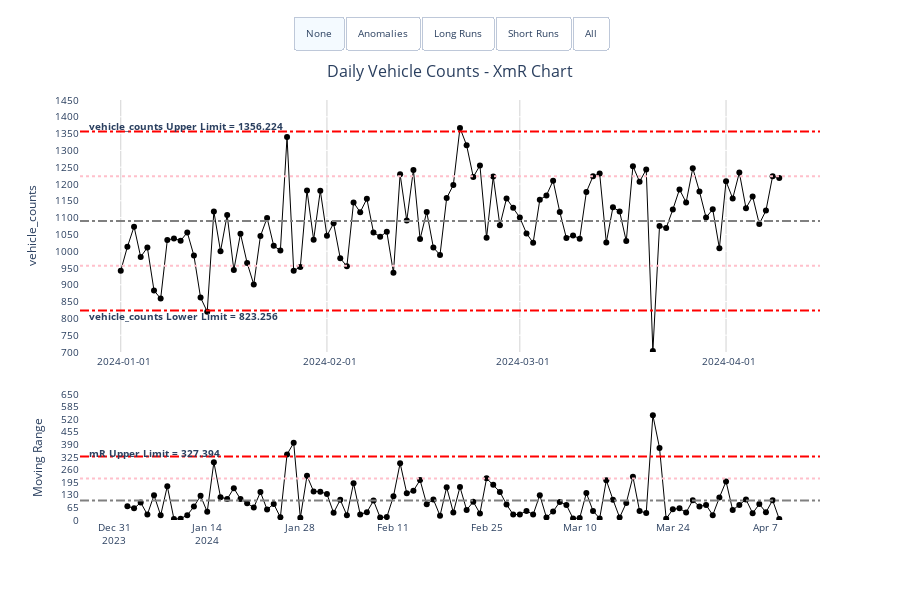

Notebook code cell kept with this figure:
### Code cell
# Create XmR chart
xmr_chart = xmr.XmR(
    data=data,
    x_type='date_time',
    x_ser_name='date',
    y_ser_name='vehicle_counts',
    date_part_resolution='day',
    title='Daily Vehicle Counts - XmR Chart',
    # period_breaks = ['2024-01-21', '2024-03-01']
)

# Display the chart
xmr_chart.xmr_chart

### Figure 1 — Plotly figure (JSON) as saved in the notebook; plotly's stock layout.template omitted (floating-point values rounded to 4 significant figures; data arrays with more than 128 entries replaced by an {"elided": "..."} marker saying what was removed)
{"data": [{"customdata": {"elided": "100x5 float values"}, "hovertemplate": "<b>Date:</b> %{x|%Y-%m-%d}<br><b>Value:</b> %{y:,.2f}<br><b>Mean:</b> %{customdata[0]:,.2f}<br><b>Is Anomaly:</b> %{customdata[2]}<br><b>Is Short Run:</b> %{customdata[3]}<br><b>Is Long Run:</b> %{customdata[4]}<br><extra></extra>", "line": {"color": "black", "width": 1}, "marker": {"color": "black", "size": 6}, "mode": "lines+markers", "name": "vehicle_counts", "type": "scatter", "x": ["2024-01-01T00:00:00.000000000", "2024-01-02T00:00:00.000000000", "2024-01-03T00:00:00.000000000", "2024-01-04T00:00:00.000000000", "2024-01-05T00:00:00.000000000", "2024-01-06T00:00:00.000000000", "2024-01-07T00:00:00.000000000", "2024-01-08T00:00:00.000000000", "2024-01-09T00:00:00.000000000", "2024-01-10T00:00:00.000000000", "2024-01-11T00:00:00.000000000", "2024-01-12T00:00:00.000000000", "2024-01-13T00:00:00.000000000", "2024-01-14T00:00:00.000000000", "2024-01-15T00:00:00.000000000", "2024-01-16T00:00:00.000000000", "2024-01-17T00:00:00.000000000", "2024-01-18T00:00:00.000000000", "2024-01-19T00:00:00.000000000", "2024-01-20T00:00:00.000000000", "2024-01-21T00:00:00.000000000", "2024-01-22T00:00:00.000000000", "2024-01-23T00:00:00.000000000", "2024-01-24T00:00:00.000000000", "2024-01-25T00:00:00.000000000", "2024-01-26T00:00:00.000000000", "2024-01-27T00:00:00.000000000", "2024-01-28T00:00:00.000000000", "2024-01-29T00:00:00.000000000", "2024-01-30T00:00:00.000000000", "2024-01-31T00:00:00.000000000", "2024-02-01T00:00:00.000000000", "2024-02-02T00:00:00.000000000", "2024-02-03T00:00:00.000000000", "2024-02-04T00:00:00.000000000", "2024-02-05T00:00:00.000000000", "2024-02-06T00:00:00.000000000", "2024-02-07T00:00:00.000000000", "2024-02-08T00:00:00.000000000", "2024-02-09T00:00:00.000000000", "2024-02-10T00:00:00.000000000", "2024-02-11T00:00:00.000000000", "2024-02-12T00:00:00.000000000", "2024-02-13T00:00:00.000000000", "2024-02-14T00:00:00.000000000", "2024-02-15T00:00:00.000000000", "2024-02-16T00:00:00.000000000", "2024-02-17T00:00:00.000000000", "2024-02-18T00:00:00.000000000", "2024-02-19T00:00:00.000000000", "2024-02-20T00:00:00.000000000", "2024-02-21T00:00:00.000000000", "2024-02-22T00:00:00.000000000", "2024-02-23T00:00:00.000000000", "2024-02-24T00:00:00.000000000", "2024-02-25T00:00:00.000000000", "2024-02-26T00:00:00.000000000", "2024-02-27T00:00:00.000000000", "2024-02-28T00:00:00.000000000", "2024-02-29T00:00:00.000000000", "2024-03-01T00:00:00.000000000", "2024-03-02T00:00:00.000000000", "2024-03-03T00:00:00.000000000", "2024-03-04T00:00:00.000000000", "2024-03-05T00:00:00.000000000", "2024-03-06T00:00:00.000000000", "2024-03-07T00:00:00.000000000", "2024-03-08T00:00:00.000000000", "2024-03-09T00:00:00.000000000", "2024-03-10T00:00:00.000000000", "2024-03-11T00:00:00.000000000", "2024-03-12T00:00:00.000000000", "2024-03-13T00:00:00.000000000", "2024-03-14T00:00:00.000000000", "2024-03-15T00:00:00.000000000", "2024-03-16T00:00:00.000000000", "2024-03-17T00:00:00.000000000", "2024-03-18T00:00:00.000000000", "2024-03-19T00:00:00.000000000", "2024-03-20T00:00:00.000000000", "2024-03-21T00:00:00.000000000", "2024-03-22T00:00:00.000000000", "2024-03-23T00:00:00.000000000", "2024-03-24T00:00:00.000000000", "2024-03-25T00:00:00.000000000", "2024-03-26T00:00:00.000000000", "2024-03-27T00:00:00.000000000", "2024-03-28T00:00:00.000000000", "2024-03-29T00:00:00.000000000", "2024-03-30T00:00:00.000000000", "2024-03-31T00:00:00.000000000", "2024-04-01T00:00:00.000000000", "2024-04-02T00:00:00.000000000", "2024-04-03T00:00:00.000000000", "2024-04-04T00:00:00.000000000", "2024-04-05T00:00:00.000000000", "2024-04-06T00:00:00.000000000", "2024-04-07T00:00:00.000000000", "2024-04-08T00:00:00.000000000", "2024-04-09T00:00:00.000000000"], "xaxis": "x", "y": [942, 1013, 1073, 983, 1011, 883, 859, 1033, 1038, 1031, 1056, 987, 862, 820, 1118, 1000, 1108, 944, 1052, 965, 901, 1045, 1099, 1016, 1002, 1340, 942, 953, 1181, 1034, 1180, 1046, 1083, 979, 955, 1145, 1116, 1156, 1056, 1043, 1058, 936, 1229, 1091, 1242, 1036, 1117, 1011, 989, 1158, 1197, 1367, 1315, 1221, 1255, 1040, 1222, 1077, 1157, 1129, 1100, 1053, 1025, 1153, 1166, 1210, 1117, 1039, 1047, 1037, 1176, 1223, 1231, 1026, 1131, 1118, 1030, 1253, 1207, 1243, 703, 1075, 1069, 1124, 1184, 1145, 1247, 1178, 1100, 1125, 1009, 1208, 1157, 1234, 1128, 1163, 1081, 1121, 1223, 1218], "yaxis": "y"}, {"customdata": {"elided": "100x5 float values"}, "hovertemplate": "<b>Date:</b> %{x|%Y-%m-%d}<br><b>Range:</b> %{y:,.2f}<br><b>Mean:</b> %{customdata[0]:,.2f}<br><b>Is Anomaly:</b> %{customdata[2]}<br><b>Is Short Run:</b> %{customdata[3]}<br><b>Is Long Run:</b> %{customdata[4]}<br><extra></extra>", "line": {"color": "black", "width": 1}, "marker": {"color": "black", "size": 6}, "mode": "lines+markers", "name": "Moving Range", "type": "scatter", "x": ["2024-01-01T00:00:00.000000000", "2024-01-02T00:00:00.000000000", "2024-01-03T00:00:00.000000000", "2024-01-04T00:00:00.000000000", "2024-01-05T00:00:00.000000000", "2024-01-06T00:00:00.000000000", "2024-01-07T00:00:00.000000000", "2024-01-08T00:00:00.000000000", "2024-01-09T00:00:00.000000000", "2024-01-10T00:00:00.000000000", "2024-01-11T00:00:00.000000000", "2024-01-12T00:00:00.000000000", "2024-01-13T00:00:00.000000000", "2024-01-14T00:00:00.000000000", "2024-01-15T00:00:00.000000000", "2024-01-16T00:00:00.000000000", "2024-01-17T00:00:00.000000000", "2024-01-18T00:00:00.000000000", "2024-01-19T00:00:00.000000000", "2024-01-20T00:00:00.000000000", "2024-01-21T00:00:00.000000000", "2024-01-22T00:00:00.000000000", "2024-01-23T00:00:00.000000000", "2024-01-24T00:00:00.000000000", "2024-01-25T00:00:00.000000000", "2024-01-26T00:00:00.000000000", "2024-01-27T00:00:00.000000000", "2024-01-28T00:00:00.000000000", "2024-01-29T00:00:00.000000000", "2024-01-30T00:00:00.000000000", "2024-01-31T00:00:00.000000000", "2024-02-01T00:00:00.000000000", "2024-02-02T00:00:00.000000000", "2024-02-03T00:00:00.000000000", "2024-02-04T00:00:00.000000000", "2024-02-05T00:00:00.000000000", "2024-02-06T00:00:00.000000000", "2024-02-07T00:00:00.000000000", "2024-02-08T00:00:00.000000000", "2024-02-09T00:00:00.000000000", "2024-02-10T00:00:00.000000000", "2024-02-11T00:00:00.000000000", "2024-02-12T00:00:00.000000000", "2024-02-13T00:00:00.000000000", "2024-02-14T00:00:00.000000000", "2024-02-15T00:00:00.000000000", "2024-02-16T00:00:00.000000000", "2024-02-17T00:00:00.000000000", "2024-02-18T00:00:00.000000000", "2024-02-19T00:00:00.000000000", "2024-02-20T00:00:00.000000000", "2024-02-21T00:00:00.000000000", "2024-02-22T00:00:00.000000000", "2024-02-23T00:00:00.000000000", "2024-02-24T00:00:00.000000000", "2024-02-25T00:00:00.000000000", "2024-02-26T00:00:00.000000000", "2024-02-27T00:00:00.000000000", "2024-02-28T00:00:00.000000000", "2024-02-29T00:00:00.000000000", "2024-03-01T00:00:00.000000000", "2024-03-02T00:00:00.000000000", "2024-03-03T00:00:00.000000000", "2024-03-04T00:00:00.000000000", "2024-03-05T00:00:00.000000000", "2024-03-06T00:00:00.000000000", "2024-03-07T00:00:00.000000000", "2024-03-08T00:00:00.000000000", "2024-03-09T00:00:00.000000000", "2024-03-10T00:00:00.000000000", "2024-03-11T00:00:00.000000000", "2024-03-12T00:00:00.000000000", "2024-03-13T00:00:00.000000000", "2024-03-14T00:00:00.000000000", "2024-03-15T00:00:00.000000000", "2024-03-16T00:00:00.000000000", "2024-03-17T00:00:00.000000000", "2024-03-18T00:00:00.000000000", "2024-03-19T00:00:00.000000000", "2024-03-20T00:00:00.000000000", "2024-03-21T00:00:00.000000000", "2024-03-22T00:00:00.000000000", "2024-03-23T00:00:00.000000000", "2024-03-24T00:00:00.000000000", "2024-03-25T00:00:00.000000000", "2024-03-26T00:00:00.000000000", "2024-03-27T00:00:00.000000000", "2024-03-28T00:00:00.000000000", "2024-03-29T00:00:00.000000000", "2024-03-30T00:00:00.000000000", "2024-03-31T00:00:00.000000000", "2024-04-01T00:00:00.000000000", "2024-04-02T00:00:00.000000000", "2024-04-03T00:00:00.000000000", "2024-04-04T00:00:00.000000000", "2024-04-05T00:00:00.000000000", "2024-04-06T00:00:00.000000000", "2024-04-07T00:00:00.000000000", "2024-04-08T00:00:00.000000000", "2024-04-09T00:00:00.000000000"], "xaxis": "x2", "y": [NaN, 71.0, 60.0, 90.0, 28.0, 128.0, 24.0, 174.0, 5.0, 7.0, 25.0, 69.0, 125.0, 42.0, 298.0, 118.0, 108.0, 164.0, 108.0, 87.0, 64.0, 144.0, 54.0, 83.0, 14.0, 338.0, 398.0, 11.0, 228.0, 147.0, 146.0, 134.0, 37.0, 104.0, 24.0, 190.0, 29.0, 40.0, 100.0, 13.0, 15.0, 122.0, 293.0, 138.0, 151.0, 206.0, 81.0, 106.0, 22.0, 169.0, 39.0, 170.0, 52.0, 94.0, 34.0, 215.0, 182.0, 145.0, 80.0, 28.0, 29.0, 47.0, 28.0, 128.0, 13.0, 44.0, 93.0, 78.0, 8.0, 10.0, 139.0, 47.0, 8.0, 205.0, 105.0, 13.0, 88.0, 223.0, 46.0, 36.0, 540.0, 372.0, 6.0, 55.0, 60.0, 39.0, 102.0, 69.0, 78.0, 25.0, 116.0, 199.0, 51.0, 77.0, 106.0, 35.0, 82.0, 40.0, 102.0, 5.0], "yaxis": "y2"}, {"marker": {"color": "red", "size": 8, "symbol": "cross"}, "mode": "markers", "texttemplate": "%{y}", "type": "scatter", "visible": false, "x": [1705190400000000000, 1708473600000000000, 1710979200000000000], "xaxis": "x", "y": [820, 1367, 703], "yaxis": "y"}, {"marker": {"color": "red", "size": 8, "symbol": "cross"}, "mode": "markers", "type": "scatter", "visible": false, "x": [1706227200000000000, 1706313600000000000, 1710979200000000000, 1711065600000000000], "xaxis": "x2", "y": [338, 398, 540, 372], "yaxis": "y2"}], "layout": {"annotations": [{"font": {"size": 16}, "showarrow": false, "text": "Daily Vehicle Counts - XmR Chart", "x": 0.5, "xanchor": "center", "xref": "paper", "y": 1.1, "yanchor": "top", "yref": "paper"}, {"font": {"size": 10}, "showarrow": false, "text": "<b>mR Upper Limit = 327.394</b>", "x": 0.01, "xanchor": "left", "xref": "paper", "y": 343.8, "yanchor": "auto", "yref": "y2"}, {"font": {"size": 10}, "showarrow": false, "text": "<b>vehicle_counts Upper Limit = 1356.224</b>", "x": 0.01, "xanchor": "left", "xref": "paper", "y": 1372.0, "yanchor": "auto", "yref": "y"}, {"font": {"size": 10}, "showarrow": false, "text": "<b>vehicle_counts Lower Limit = 823.256</b>", "x": 0.01, "xanchor": "left", "xref": "paper", "y": 807.3, "yanchor": "auto", "yref": "y"}], "font": {"size": 10}, "height": 600, "hovermode": "x", "plot_bgcolor": "white", "shapes": [{"line": {"color": "gray", "dash": "dashdot"}, "type": "line", "x0": 0, "x1": 1, "xref": "x domain", "y0": 1090.0, "y1": 1090.0, "yref": "y"}, {"line": {"color": "red", "dash": "dashdot"}, "type": "line", "x0": 0, "x1": 1, "xref": "x domain", "y0": 1356.0, "y1": 1356.0, "yref": "y"}, {"line": {"color": "red", "dash": "dashdot"}, "type": "line", "x0": 0, "x1": 1, "xref": "x domain", "y0": 823.3, "y1": 823.3, "yref": "y"}, {"line": {"color": "pink", "dash": "dot"}, "type": "line", "x0": 0, "x1": 1, "xref": "x domain", "y0": 1223.0, "y1": 1223.0, "yref": "y"}, {"line": {"color": "pink", "dash": "dot"}, "type": "line", "x0": 0, "x1": 1, "xref": "x domain", "y0": 956.5, "y1": 956.5, "yref": "y"}, {"line": {"color": "gray", "dash": "dashdot"}, "type": "line", "x0": 0, "x1": 1, "xref": "x domain", "y0": 100.2, "y1": 100.2, "yref": "y2"}, {"line": {"color": "red", "dash": "dashdot"}, "type": "line", "x0": 0, "x1": 1, "xref": "x domain", "y0": 327.4, "y1": 327.4, "yref": "y2"}, {"line": {"color": "pink", "dash": "dot"}, "type": "line", "x0": 0, "x1": 1, "xref": "x domain", "y0": 213.8, "y1": 213.8, "yref": "y2"}], "showlegend": false, "updatemenus": [{"active": 0, "buttons": [{"args": [{"visible": [true, true, false, false]}, {"annotations": [{"font": {"size": 16}, "showarrow": false, "text": "Daily Vehicle Counts - XmR Chart", "x": 0.5, "xanchor": "center", "xref": "paper", "y": 1.1, "yanchor": "top", "yref": "paper"}, {"font": {"size": 10}, "showarrow": false, "text": "<b>mR Upper Limit = 327.394</b>", "x": 0.01, "xanchor": "left", "xref": "paper", "y": 343.8, "yanchor": "auto", "yref": "y2"}, {"font": {"size": 10}, "showarrow": false, "text": "<b>vehicle_counts Upper Limit = 1356.224</b>", "x": 0.01, "xanchor": "left", "xref": "paper", "y": 1372.0, "yanchor": "auto", "yref": "y"}, {"font": {"size": 10}, "showarrow": false, "text": "<b>vehicle_counts Lower Limit = 823.256</b>", "x": 0.01, "xanchor": "left", "xref": "paper", "y": 807.3, "yanchor": "auto", "yref": "y"}], "shapes": [{"line": {"color": "gray", "dash": "dashdot"}, "type": "line", "x0": 0, "x1": 1, "xref": "x domain", "y0": 1090.0, "y1": 1090.0, "yref": "y"}, {"line": {"color": "red", "dash": "dashdot"}, "type": "line", "x0": 0, "x1": 1, "xref": "x domain", "y0": 1356.0, "y1": 1356.0, "yref": "y"}, {"line": {"color": "red", "dash": "dashdot"}, "type": "line", "x0": 0, "x1": 1, "xref": "x domain", "y0": 823.3, "y1": 823.3, "yref": "y"}, {"line": {"color": "pink", "dash": "dot"}, "type": "line", "x0": 0, "x1": 1, "xref": "x domain", "y0": 1223.0, "y1": 1223.0, "yref": "y"}, {"line": {"color": "pink", "dash": "dot"}, "type": "line", "x0": 0, "x1": 1, "xref": "x domain", "y0": 956.5, "y1": 956.5, "yref": "y"}, {"line": {"color": "gray", "dash": "dashdot"}, "type": "line", "x0": 0, "x1": 1, "xref": "x domain", "y0": 100.2, "y1": 100.2, "yref": "y2"}, {"line": {"color": "red", "dash": "dashdot"}, "type": "line", "x0": 0, "x1": 1, "xref": "x domain", "y0": 327.4, "y1": 327.4, "yref": "y2"}, {"line": {"color": "pink", "dash": "dot"}, "type": "line", "x0": 0, "x1": 1, "xref": "x domain", "y0": 213.8, "y1": 213.8, "yref": "y2"}]}], "label": "None", "method": "update"}, {"args": [{"visible": [true, true, true, true]}, {"annotations": [{"font": {"size": 16}, "showarrow": false, "text": "Daily Vehicle Counts - XmR Chart", "x": 0.5, "xanchor": "center", "xref": "paper", "y": 1.1, "yanchor": "top", "yref": "paper"}, {"font": {"size": 10}, "showarrow": false, "text": "<b>mR Upper Limit = 327.394</b>", "x": 0.01, "xanchor": "left", "xref": "paper", "y": 343.8, "yanchor": "auto", "yref": "y2"}, {"font": {"size": 10}, "showarrow": false, "text": "<b>vehicle_counts Upper Limit = 1356.224</b>", "x": 0.01, "xanchor": "left", "xref": "paper", "y": 1372.0, "yanchor": "auto", "yref": "y"}, {"font": {"size": 10}, "showarrow": false, "text": "<b>vehicle_counts Lower Limit = 823.256</b>", "x": 0.01, "xanchor": "left", "xref": "paper", "y": 807.3, "yanchor": "auto", "yref": "y"}], "shapes": [{"line": {"color": "gray", "dash": "dashdot"}, "type": "line", "x0": 0, "x1": 1, "xref": "x domain", "y0": 1090.0, "y1": 1090.0, "yref": "y"}, {"line": {"color": "red", "dash": "dashdot"}, "type": "line", "x0": 0, "x1": 1, "xref": "x domain", "y0": 1356.0, "y1": 1356.0, "yref": "y"}, {"line": {"color": "red", "dash": "dashdot"}, "type": "line", "x0": 0, "x1": 1, "xref": "x domain", "y0": 823.3, "y1": 823.3, "yref": "y"}, {"line": {"color": "pink", "dash": "dot"}, "type": "line", "x0": 0, "x1": 1, "xref": "x domain", "y0": 1223.0, "y1": 1223.0, "yref": "y"}, {"line": {"color": "pink", "dash": "dot"}, "type": "line", "x0": 0, "x1": 1, "xref": "x domain", "y0": 956.5, "y1": 956.5, "yref": "y"}, {"line": {"color": "gray", "dash": "dashdot"}, "type": "line", "x0": 0, "x1": 1, "xref": "x domain", "y0": 100.2, "y1": 100.2, "yref": "y2"}, {"line": {"color": "red", "dash": "dashdot"}, "type": "line", "x0": 0, "x1": 1, "xref": "x domain", "y0": 327.4, "y1": 327.4, "yref": "y2"}, {"line": {"color": "pink", "dash": "dot"}, "type": "line", "x0": 0, "x1": 1, "xref": "x domain", "y0": 213.8, "y1": 213.8, "yref": "y2"}]}], "label": "Anomalies", "method": "update"}, {"args": [{"visible": [true, true, false, false]}, {"annotations": [{"font": {"size": 16}, "showarrow": false, "text": "Daily Vehicle Counts - XmR Chart", "x": 0.5, "xanchor": "center", "xref": "paper", "y": 1.1, "yanchor": "top", "yref": "paper"}, {"font": {"size": 10}, "showarrow": false, "text": "<b>mR Upper Limit = 327.394</b>", "x": 0.01, "xanchor": "left", "xref": "paper", "y": 343.8, "yanchor": "auto", "yref": "y2"}, {"font": {"size": 10}, "showarrow": false, "text": "<b>vehicle_counts Upper Limit = 1356.224</b>", "x": 0.01, "xanchor": "left", "xref": "paper", "y": 1372.0, "yanchor": "auto", "yref": "y"}, {"font": {"size": 10}, "showarrow": false, "text": "<b>vehicle_counts Lower Limit = 823.256</b>", "x": 0.01, "xanchor": "left", "xref": "paper", "y": 807.3, "yanchor": "auto", "yref": "y"}], "shapes": [{"line": {"color": "gray", "dash": "dashdot"}, "type": "line", "x0": 0, "x1": 1, "xref": "x domain", "y0": 1090.0, "y1": 1090.0, "yref": "y"}, {"line": {"color": "red", "dash": "dashdot"}, "type": "line", "x0": 0, "x1": 1, "xref": "x domain", "y0": 1356.0, "y1": 1356.0, "yref": "y"}, {"line": {"color": "red", "dash": "dashdot"}, "type": "line", "x0": 0, "x1": 1, "xref": "x domain", "y0": 823.3, "y1": 823.3, "yref": "y"}, {"line": {"color": "pink", "dash": "dot"}, "type": "line", "x0": 0, "x1": 1, "xref": "x domain", "y0": 1223.0, "y1": 1223.0, "yref": "y"}, {"line": {"color": "pink", "dash": "dot"}, "type": "line", "x0": 0, "x1": 1, "xref": "x domain", "y0": 956.5, "y1": 956.5, "yref": "y"}, {"line": {"color": "gray", "dash": "dashdot"}, "type": "line", "x0": 0, "x1": 1, "xref": "x domain", "y0": 100.2, "y1": 100.2, "yref": "y2"}, {"line": {"color": "red", "dash": "dashdot"}, "type": "line", "x0": 0, "x1": 1, "xref": "x domain", "y0": 327.4, "y1": 327.4, "yref": "y2"}, {"line": {"color": "pink", "dash": "dot"}, "type": "line", "x0": 0, "x1": 1, "xref": "x domain", "y0": 213.8, "y1": 213.8, "yref": "y2"}, {"fillcolor": "pink", "line": {"color": "purple", "dash": "longdashdot", "width": 2}, "name": "Long Run", "opacity": 0.2, "path": "M 1704096000000.0 979.5 L 1704182400000.0 1050.5 L 1704268800000.0 1110.5 L 1704355200000.0 1020.5 L 1704441600000.0 1048.5 L 1704528000000.0 920.5 L 1704614400000.0 896.5 L 1704700800000.0 1070.5 L 1704787200000.0 1075.5 L 1704873600000.0 1068.5 L 1704960000000.0 1093.5 L 1705046400000.0 1024.5 L 1705132800000.0 899.5 L 1705219200000.0 857.5 L 1705219200000.0 782.5 L 1705132800000.0 824.5 L 1705046400000.0 949.5 L 1704960000000.0 1018.5 L 1704873600000.0 993.5 L 1704787200000.0 1000.5 L 1704700800000.0 995.5 L 1704614400000.0 821.5 L 1704528000000.0 845.5 L 1704441600000.0 973.5 L 1704355200000.0 945.5 L 1704268800000.0 1035.5 L 1704182400000.0 975.5 L 1704096000000.0 904.5 Z", "type": "path"}]}], "label": "Long Runs", "method": "update"}, {"args": [{"visible": [true, true, false, false]}, {"annotations": [{"font": {"size": 16}, "showarrow": false, "text": "Daily Vehicle Counts - XmR Chart", "x": 0.5, "xanchor": "center", "xref": "paper", "y": 1.1, "yanchor": "top", "yref": "paper"}, {"font": {"size": 10}, "showarrow": false, "text": "<b>mR Upper Limit = 327.394</b>", "x": 0.01, "xanchor": "left", "xref": "paper", "y": 343.8, "yanchor": "auto", "yref": "y2"}, {"font": {"size": 10}, "showarrow": false, "text": "<b>vehicle_counts Upper Limit = 1356.224</b>", "x": 0.01, "xanchor": "left", "xref": "paper", "y": 1372.0, "yanchor": "auto", "yref": "y"}, {"font": {"size": 10}, "showarrow": false, "text": "<b>vehicle_counts Lower Limit = 823.256</b>", "x": 0.01, "xanchor": "left", "xref": "paper", "y": 807.3, "yanchor": "auto", "yref": "y"}], "shapes": [{"line": {"color": "gray", "dash": "dashdot"}, "type": "line", "x0": 0, "x1": 1, "xref": "x domain", "y0": 1090.0, "y1": 1090.0, "yref": "y"}, {"line": {"color": "red", "dash": "dashdot"}, "type": "line", "x0": 0, "x1": 1, "xref": "x domain", "y0": 1356.0, "y1": 1356.0, "yref": "y"}, {"line": {"color": "red", "dash": "dashdot"}, "type": "line", "x0": 0, "x1": 1, "xref": "x domain", "y0": 823.3, "y1": 823.3, "yref": "y"}, {"line": {"color": "pink", "dash": "dot"}, "type": "line", "x0": 0, "x1": 1, "xref": "x domain", "y0": 1223.0, "y1": 1223.0, "yref": "y"}, {"line": {"color": "pink", "dash": "dot"}, "type": "line", "x0": 0, "x1": 1, "xref": "x domain", "y0": 956.5, "y1": 956.5, "yref": "y"}, {"line": {"color": "gray", "dash": "dashdot"}, "type": "line", "x0": 0, "x1": 1, "xref": "x domain", "y0": 100.2, "y1": 100.2, "yref": "y2"}, {"line": {"color": "red", "dash": "dashdot"}, "type": "line", "x0": 0, "x1": 1, "xref": "x domain", "y0": 327.4, "y1": 327.4, "yref": "y2"}, {"line": {"color": "pink", "dash": "dot"}, "type": "line", "x0": 0, "x1": 1, "xref": "x domain", "y0": 213.8, "y1": 213.8, "yref": "y2"}, {"fillcolor": "purple", "line": {"color": "blue", "dash": "longdashdot", "width": 2}, "name": "Short Run", "opacity": 0.2, "path": "M 1708502400000.0 1404.5 L 1708588800000.0 1352.5 L 1708675200000.0 1258.5 L 1708761600000.0 1292.5 L 1708761600000.0 1217.5 L 1708675200000.0 1183.5 L 1708588800000.0 1277.5 L 1708502400000.0 1329.5 Z", "type": "path"}]}], "label": "Short Runs", "method": "update"}, {"args": [{"visible": [true, true, true, true]}, {"annotations": [{"font": {"size": 16}, "showarrow": false, "text": "Daily Vehicle Counts - XmR Chart", "x": 0.5, "xanchor": "center", "xref": "paper", "y": 1.1, "yanchor": "top", "yref": "paper"}, {"font": {"size": 10}, "showarrow": false, "text": "<b>mR Upper Limit = 327.394</b>", "x": 0.01, "xanchor": "left", "xref": "paper", "y": 343.8, "yanchor": "auto", "yref": "y2"}, {"font": {"size": 10}, "showarrow": false, "text": "<b>vehicle_counts Upper Limit = 1356.224</b>", "x": 0.01, "xanchor": "left", "xref": "paper", "y": 1372.0, "yanchor": "auto", "yref": "y"}, {"font": {"size": 10}, "showarrow": false, "text": "<b>vehicle_counts Lower Limit = 823.256</b>", "x": 0.01, "xanchor": "left", "xref": "paper", "y": 807.3, "yanchor": "auto", "yref": "y"}], "shapes": [{"line": {"color": "gray", "dash": "dashdot"}, "type": "line", "x0": 0, "x1": 1, "xref": "x domain", "y0": 1090.0, "y1": 1090.0, "yref": "y"}, {"line": {"color": "red", "dash": "dashdot"}, "type": "line", "x0": 0, "x1": 1, "xref": "x domain", "y0": 1356.0, "y1": 1356.0, "yref": "y"}, {"line": {"color": "red", "dash": "dashdot"}, "type": "line", "x0": 0, "x1": 1, "xref": "x domain", "y0": 823.3, "y1": 823.3, "yref": "y"}, {"line": {"color": "pink", "dash": "dot"}, "type": "line", "x0": 0, "x1": 1, "xref": "x domain", "y0": 1223.0, "y1": 1223.0, "yref": "y"}, {"line": {"color": "pink", "dash": "dot"}, "type": "line", "x0": 0, "x1": 1, "xref": "x domain", "y0": 956.5, "y1": 956.5, "yref": "y"}, {"line": {"color": "gray", "dash": "dashdot"}, "type": "line", "x0": 0, "x1": 1, "xref": "x domain", "y0": 100.2, "y1": 100.2, "yref": "y2"}, {"line": {"color": "red", "dash": "dashdot"}, "type": "line", "x0": 0, "x1": 1, "xref": "x domain", "y0": 327.4, "y1": 327.4, "yref": "y2"}, {"line": {"color": "pink", "dash": "dot"}, "type": "line", "x0": 0, "x1": 1, "xref": "x domain", "y0": 213.8, "y1": 213.8, "yref": "y2"}, {"fillcolor": "pink", "line": {"color": "purple", "dash": "longdashdot", "width": 2}, "name": "Long Run", "opacity": 0.2, "path": "M 1704096000000.0 979.5 L 1704182400000.0 1050.5 L 1704268800000.0 1110.5 L 1704355200000.0 1020.5 L 1704441600000.0 1048.5 L 1704528000000.0 920.5 L 1704614400000.0 896.5 L 1704700800000.0 1070.5 L 1704787200000.0 1075.5 L 1704873600000.0 1068.5 L 1704960000000.0 1093.5 L 1705046400000.0 1024.5 L 1705132800000.0 899.5 L 1705219200000.0 857.5 L 1705219200000.0 782.5 L 1705132800000.0 824.5 L 1705046400000.0 949.5 L 1704960000000.0 1018.5 L 1704873600000.0 993.5 L 1704787200000.0 1000.5 L 1704700800000.0 995.5 L 1704614400000.0 821.5 L 1704528000000.0 845.5 L 1704441600000.0 973.5 L 1704355200000.0 945.5 L 1704268800000.0 1035.5 L 1704182400000.0 975.5 L 1704096000000.0 904.5 Z", "type": "path"}, {"fillcolor": "purple", "line": {"color": "blue", "dash": "longdashdot", "width": 2}, "name": "Short Run", "opacity": 0.2, "path": "M 1708502400000.0 1404.5 L 1708588800000.0 1352.5 L 1708675200000.0 1258.5 L 1708761600000.0 1292.5 L 1708761600000.0 1217.5 L 1708675200000.0 1183.5 L 1708588800000.0 1277.5 L 1708502400000.0 1329.5 Z", "type": "path"}]}], "label": "All", "method": "update"}], "direction": "right", "type": "buttons", "x": 0.5, "xanchor": "center", "y": 1.2}], "xaxis": {"anchor": "y", "automargin": true, "domain": [0, 1], "dtick": "M1", "gridcolor": "lightgray", "showgrid": true, "showline": true, "showspikes": true, "showticklabels": true, "spikemode": "across+toaxis", "spikesnap": "cursor", "tickangle": 0, "tickformat": "%Y-%m-%d", "ticklabelmode": "period", "type": "date", "zeroline": false}, "xaxis2": {"anchor": "y2", "domain": [0, 1], "matches": "x"}, "yaxis": {"anchor": "x", "domain": [0.4, 1], "dtick": 50, "range": [700, 1450], "tickformat": "0", "title": {"text": "vehicle_counts"}}, "yaxis2": {"anchor": "x2", "domain": [0, 0.3], "dtick": 65, "range": [0, 650], "tickformat": "0", "title": {"text": "Moving Range"}}}}
